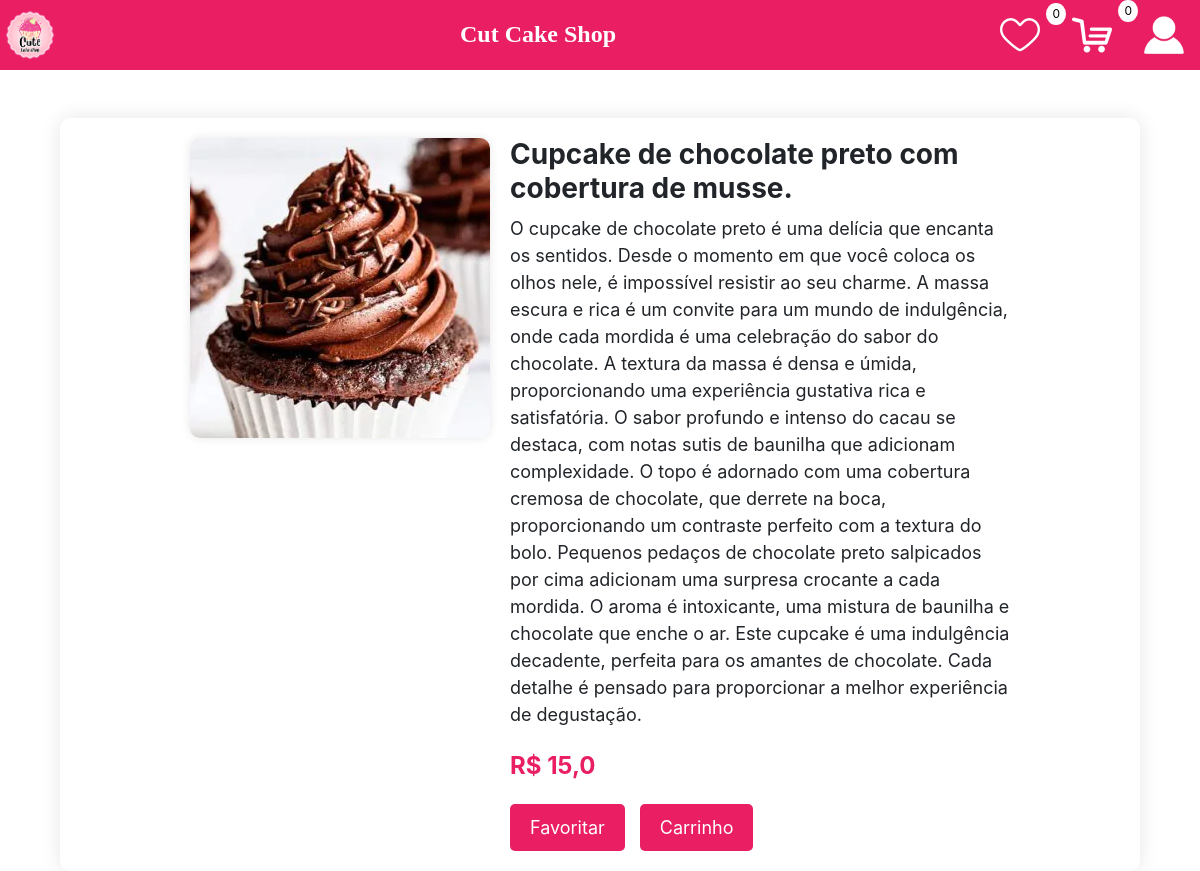
The page /acessardetalhes/7 (signed in) on the database its author committed.
### home/models.py (models this page shows, shortened)
class ProdutoImagem(models.Model):
    produto = models.ForeignKey(Produto, related_name='imagens', on_delete=models.CASCADE)
    imagem = models.ImageField(upload_to='produtos/', default='')

class Produto(models.Model):
    ProdutoCodigo = models.AutoField(primary_key=True)
    ProdutoNome = models.CharField(max_length=55)
    ProdutoDescricao = models.CharField(max_length=2000)
    ProdutoValor = models.FloatField()

### home/views.py (the view)
# urls.py: path('acessardetalhes/<int:ProdutoCodigo>', views.acessardetalhes, name='acessardetalhes'),
def acessardetalhes(request, ProdutoCodigo):
    produto = Produto.objects.get(ProdutoCodigo=ProdutoCodigo)
    return render(request, 'detalhesproduto.html', {'produto': produto})

### context_processors.py (called while the page is built)
def qtd_favorite(request):
    qtd_favorite=0
    if request.user.is_authenticated:
        favoritos = Favorito.objects.filter(ClienteCodigo=request.user)
        qtd_favorite = len(favoritos)
    return {'qtd_favorite': qtd_favorite}

def qtd_cart(request):
    qtd_cart = 0
    if request.user.is_authenticated:
        carrinho = Carrinho.objects.filter(ClienteCodigo=request.user, Ativo=True).first()
        if carrinho:
            qtd_cart = carrinho.itens.count()
    return {'qtd_cart': qtd_cart}

### detalhesproduto/templates/detalhesproduto.html (shortened to what this page needs)
{% extends 'base.html' %}
{% load static %}
{% block 'head' %}
<link rel="stylesheet" href="{% static 'home/css/home.css' %}">
<link rel="stylesheet" href="{% static 'detalhesproduto/css/detalhesproduto.css' %}">
{% endblock %}
{% block 'body' %}
<br>
<br>
<div class="produto-card">
    {% if produto%}
        <div class="produto-imagem">
            {% with produto.imagens.all|first as imagem %}
            {% if imagem %}
                <img src="{{ imagem.imagem.url }}" alt="Imagem principal do produto">
            {% else %}
                <img src="default-image-url.jpg" alt="Imagem padrão do produto">
            {% endif %}
        {% endwith %}
        </div>
        <div class="produto-detalhes">
            <h1>{{ produto.ProdutoNome }}</h1>
            <p>{{ produto.ProdutoDescricao }}</p>
            <div class="produto-preco">
                <p>R$ {{ produto.ProdutoValor }}</p>
            </div>
            <div class="produto-acoes">
                <form action="/addfavorito/{{ produto.ProdutoCodigo }}" method="post">
                    <button class="button-actions">Favoritar</button>
                </form>
                <form action="/addCarrinho/{{ produto.ProdutoCodigo }}" method="post">
                    <button class="button-actions">Carrinho</button>
                </form>
            </div>
        </div>
    {% else %}
    <br>
    <h1>Produto não encontrado!</h1>
    {% endif %}
</div>
{% endblock %}

### templates/static/detalhesproduto/css/detalhesproduto.css (style rules this page uses)
.produto-card { display: flex; justify-content: center; align-items: flex-start; padding: 20px; background-color: #fff; border-radius: 10px; box-shadow: 0px 0px 20px rgba(0, 0, 0, 0.1); max-width: 90%; margin: 0 auto; flex-wrap: wrap; }
.produto-imagem img { width: 300px; height: 300px; object-fit: cover; border-radius: 10px; box-shadow: 0px 0px 10px rgba(0, 0, 0, 0.1); }
.produto-detalhes { margin-left: 20px; display: flex; flex-direction: column; justify-content: space-between; max-width: 500px; }
.produto-detalhes h1 { font-size: 28px; font-weight: bold; margin-bottom: 10px; }
.produto-detalhes p { font-size: 18px; line-height: 1.5; margin-bottom: 20px; }
.produto-preco p { font-size: 24px; font-weight: bold; color: #e91e63; }
.produto-acoes { display: flex; gap: 15px; }
.button-actions { background-color: #e91e63; color: white; padding: 10px 20px; font-size: 18px; border: none; border-radius: 5px; cursor: pointer; }

### rows shown on the page
ProdutoImagem: imagem (picture)
Produto: ProdutoNome "Cupcake de chocolate preto com cobertura de musse.", ProdutoDescricao "O cupcake de chocolate preto é uma delícia que encanta os sentidos. Desde o momento em que você coloca os olhos nele, é impossível resistir ao seu charme. A massa escura e rica é um convite para um mundo de indulgência, onde cada mordida é uma celebração do sabor do chocolate. A textura da massa é densa e úmida, proporcionando uma experiência gustativa rica e satisfatória. O sabor profundo e intenso do cacau se destaca, com notas sutis de baunilha que adicionam complexidade. O topo é adornado com uma cobertura cremosa de chocolate, que derrete na boca, proporcionando um contraste perfeito com a textura do bolo. Pequenos pedaços de chocolate preto salpicados por cima adicionam uma surpresa…", ProdutoValor "15,0"

### other values the page prints
{{ qtd_favorite }} "0"
{{ qtd_cart }} "0"
